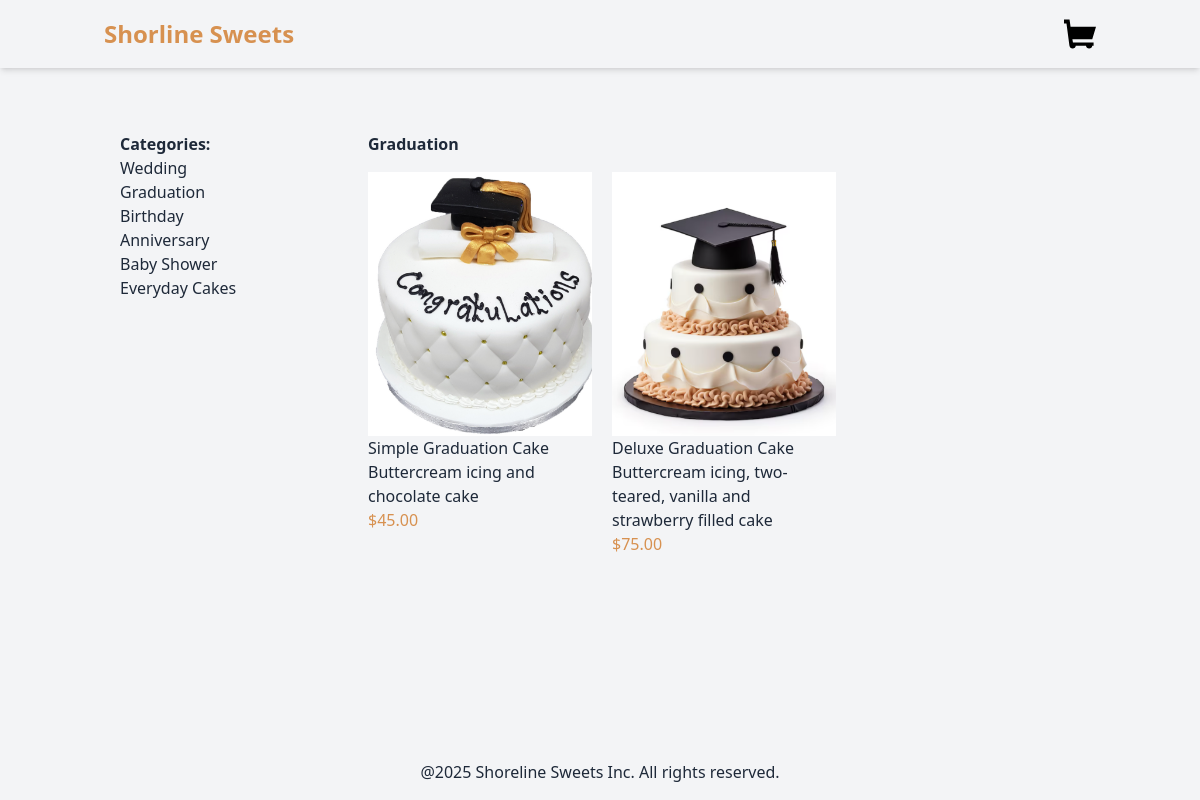
/graduation/, run on the app's committed database.
### products/models.py (models this page shows, shortened)
class Category(models.Model):
    name = models.CharField(max_length=250)
    slug = models.SlugField(unique=True)
    class Meta:
        verbose_name_plural = "categories"

class Product(models.Model):
    category = models.ForeignKey(Category, related_name='products', on_delete=models.CASCADE)
    name = models.CharField(max_length=250)
    slug = models.SlugField(max_length=250)
    description = models.TextField(blank=True)
    price = models.DecimalField(max_digits=10, decimal_places=2)
    available = models.BooleanField(default= True)
    created = models.DateTimeField(auto_now_add=True)
    updated = models.DateTimeField(auto_now=True)
    image = models.ImageField(upload_to='products', blank=True, null=True)

### products/views.py (the view)
# urls.py: path('', views.product_list, name='product_list'),
def product_list(request, category_slug=None):
    category = None
    products = Product.objects.filter(available=True)
    categories = Category.objects.all()
    if category_slug:
        category = get_object_or_404(Category, slug=category_slug)
        products = products.filter(category=category)
    return render(request, 'products/product/list.html', {
        'category':category,
        'products':products,
        'categories':categories,
    })

### products/templates/products/product/list.html (shortened to what this page needs)
{% extends 'base.html' %}
{%block content%}
<div class="container mx-auto p-4 flex">
    <aside class="w-1/4 p-4">
        <h2 class="font-bold">Categories:</h2>
        <ul>
            {% for category in categories %}
            <li>
                <a href="{% url 'products:product_list_by_category' category.slug %}">{{category.name}}</a>
            </li>
            {%endfor%}
        </ul>
    </aside>
    <main class="w-3/4 p-4">
        {% if category %}
        <h2 class="font-bold mb-4">{{category.name}}</h2>
        {%else%}
        <h2 class="font-bold mb-4">All Products</h2>
        {%endif%}
        <div style="display: grid; grid-template-columns: repeat(3, 1fr); row-gap: 30px; gap: 20px;">
            {% for product in products %}
            <a href="{% url 'products:product_detail' product.id product.slug %}">
            <div>
                {% if product.image %}
                <img src="{{product.image.url}}" alt={{product.name}} style="object-fit: cover; height: 264px; width: 224px;">
                {%else%}
                <p>The image is not available</p>
                {%endif%}
                <h3 style="font-weight: 500;">{{product.name}}</h3>
                <p>{{product.description}}</p>
                <p style="color: rgb(215, 145, 80);">${{product.price}}</p>
            </div>
            </a>
            {%endfor%}
        </div>
    </main>
</div>
{%endblock%}

### data on the page
Category: name "Wedding"
Category: name "Graduation"
Category: name "Birthday"
Category: name "Anniversary"
Category: name "Baby Shower"
Category: name "Everyday Cakes"
Product: image (picture), name "Simple Graduation Cake", description "Buttercream icing and chocolate cake", price "45.00"
Product: image (picture), name "Deluxe Graduation Cake", description "Buttercream icing, two-teared, vanilla and strawberry filled cake", price "75.00"
